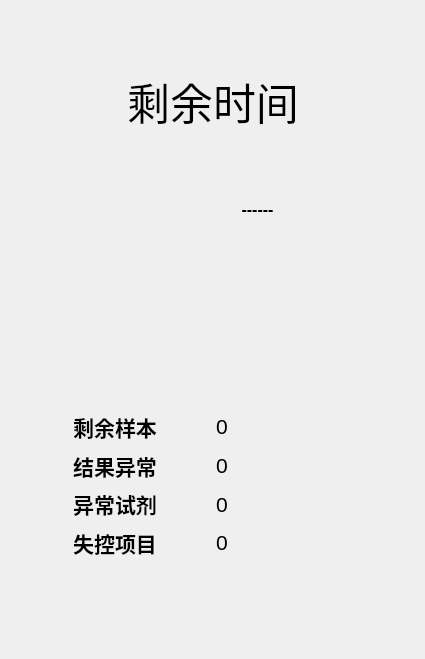
<?xml version="1.0" encoding="UTF-8"?>
<ui version="4.0">
 <class>DeviceState</class>
 <widget class="QWidget" name="DeviceState">
  <property name="geometry">
   <rect>
    <x>0</x>
    <y>0</y>
    <width>425</width>
    <height>659</height>
   </rect>
  </property>
  <property name="windowTitle">
   <string>Form</string>
  </property>
  <layout class="QVBoxLayout" name="verticalLayout_2">
   <item>
    <spacer name="verticalSpacer_2">
     <property name="orientation">
      <enum>Qt::Vertical</enum>
     </property>
     <property name="sizeType">
      <enum>QSizePolicy::Maximum</enum>
     </property>
     <property name="sizeHint" stdset="0">
      <size>
       <width>20</width>
       <height>50</height>
      </size>
     </property>
    </spacer>
   </item>
   <item>
    <layout class="QHBoxLayout" name="horizontalLayout_2">
     <item>
      <spacer name="horizontalSpacer">
       <property name="orientation">
        <enum>Qt::Horizontal</enum>
       </property>
       <property name="sizeHint" stdset="0">
        <size>
         <width>40</width>
         <height>20</height>
        </size>
       </property>
      </spacer>
     </item>
     <item>
      <widget class="QWidget" name="widget" native="true">
       <layout class="QVBoxLayout" name="verticalLayout">
        <item>
         <widget class="QLabel" name="label_9">
          <property name="font">
           <font>
            <pointsize>32</pointsize>
           </font>
          </property>
          <property name="text">
           <string>剩余时间</string>
          </property>
          <property name="alignment">
           <set>Qt::AlignCenter</set>
          </property>
         </widget>
        </item>
        <item>
         <spacer name="verticalSpacer">
          <property name="orientation">
           <enum>Qt::Vertical</enum>
          </property>
          <property name="sizeHint" stdset="0">
           <size>
            <width>20</width>
            <height>40</height>
           </size>
          </property>
         </spacer>
        </item>
        <item>
         <layout class="QHBoxLayout" name="horizontalLayout">
          <item>
           <widget class="QLabel" name="label_10">
            <property name="text">
             <string/>
            </property>
           </widget>
          </item>
          <item>
           <widget class="QLabel" name="label_11">
            <property name="font">
             <font>
              <pointsize>12</pointsize>
              <weight>75</weight>
              <bold>true</bold>
             </font>
            </property>
            <property name="text">
             <string>------</string>
            </property>
            <property name="alignment">
             <set>Qt::AlignCenter</set>
            </property>
           </widget>
          </item>
         </layout>
        </item>
       </layout>
      </widget>
     </item>
     <item>
      <spacer name="horizontalSpacer_2">
       <property name="orientation">
        <enum>Qt::Horizontal</enum>
       </property>
       <property name="sizeHint" stdset="0">
        <size>
         <width>40</width>
         <height>20</height>
        </size>
       </property>
      </spacer>
     </item>
    </layout>
   </item>
   <item>
    <spacer name="verticalSpacer_3">
     <property name="orientation">
      <enum>Qt::Vertical</enum>
     </property>
     <property name="sizeHint" stdset="0">
      <size>
       <width>20</width>
       <height>123</height>
      </size>
     </property>
    </spacer>
   </item>
   <item>
    <widget class="QWidget" name="widget_2" native="true">
     <property name="sizePolicy">
      <sizepolicy hsizetype="Preferred" vsizetype="Expanding">
       <horstretch>0</horstretch>
       <verstretch>0</verstretch>
      </sizepolicy>
     </property>
     <layout class="QGridLayout" name="gridLayout">
      <item row="0" column="0">
       <widget class="QLabel" name="label">
        <property name="font">
         <font>
          <pointsize>16</pointsize>
          <weight>75</weight>
          <bold>true</bold>
         </font>
        </property>
        <property name="text">
         <string>剩余样本</string>
        </property>
        <property name="alignment">
         <set>Qt::AlignCenter</set>
        </property>
       </widget>
      </item>
      <item row="0" column="1">
       <widget class="QLabel" name="label_2">
        <property name="font">
         <font>
          <pointsize>16</pointsize>
         </font>
        </property>
        <property name="text">
         <string>0</string>
        </property>
       </widget>
      </item>
      <item row="1" column="0">
       <widget class="QLabel" name="label_4">
        <property name="font">
         <font>
          <pointsize>16</pointsize>
          <weight>75</weight>
          <bold>true</bold>
         </font>
        </property>
        <property name="text">
         <string>结果异常</string>
        </property>
        <property name="alignment">
         <set>Qt::AlignCenter</set>
        </property>
       </widget>
      </item>
      <item row="1" column="1">
       <widget class="QLabel" name="label_3">
        <property name="font">
         <font>
          <pointsize>16</pointsize>
         </font>
        </property>
        <property name="text">
         <string>0</string>
        </property>
       </widget>
      </item>
      <item row="2" column="0">
       <widget class="QLabel" name="label_8">
        <property name="font">
         <font>
          <pointsize>16</pointsize>
          <weight>75</weight>
          <bold>true</bold>
         </font>
        </property>
        <property name="text">
         <string>异常试剂</string>
        </property>
        <property name="alignment">
         <set>Qt::AlignCenter</set>
        </property>
       </widget>
      </item>
      <item row="2" column="1">
       <widget class="QLabel" name="label_7">
        <property name="font">
         <font>
          <pointsize>16</pointsize>
         </font>
        </property>
        <property name="text">
         <string>0</string>
        </property>
       </widget>
      </item>
      <item row="3" column="0">
       <widget class="QLabel" name="label_5">
        <property name="font">
         <font>
          <pointsize>16</pointsize>
          <weight>75</weight>
          <bold>true</bold>
         </font>
        </property>
        <property name="text">
         <string>失控项目</string>
        </property>
        <property name="alignment">
         <set>Qt::AlignCenter</set>
        </property>
       </widget>
      </item>
      <item row="3" column="1">
       <widget class="QLabel" name="label_6">
        <property name="font">
         <font>
          <pointsize>16</pointsize>
         </font>
        </property>
        <property name="text">
         <string>0</string>
        </property>
       </widget>
      </item>
     </layout>
    </widget>
   </item>
   <item>
    <spacer name="verticalSpacer_4">
     <property name="orientation">
      <enum>Qt::Vertical</enum>
     </property>
     <property name="sizeType">
      <enum>QSizePolicy::Maximum</enum>
     </property>
     <property name="sizeHint" stdset="0">
      <size>
       <width>20</width>
       <height>80</height>
      </size>
     </property>
    </spacer>
   </item>
  </layout>
 </widget>
 <resources/>
 <connections/>
</ui>
